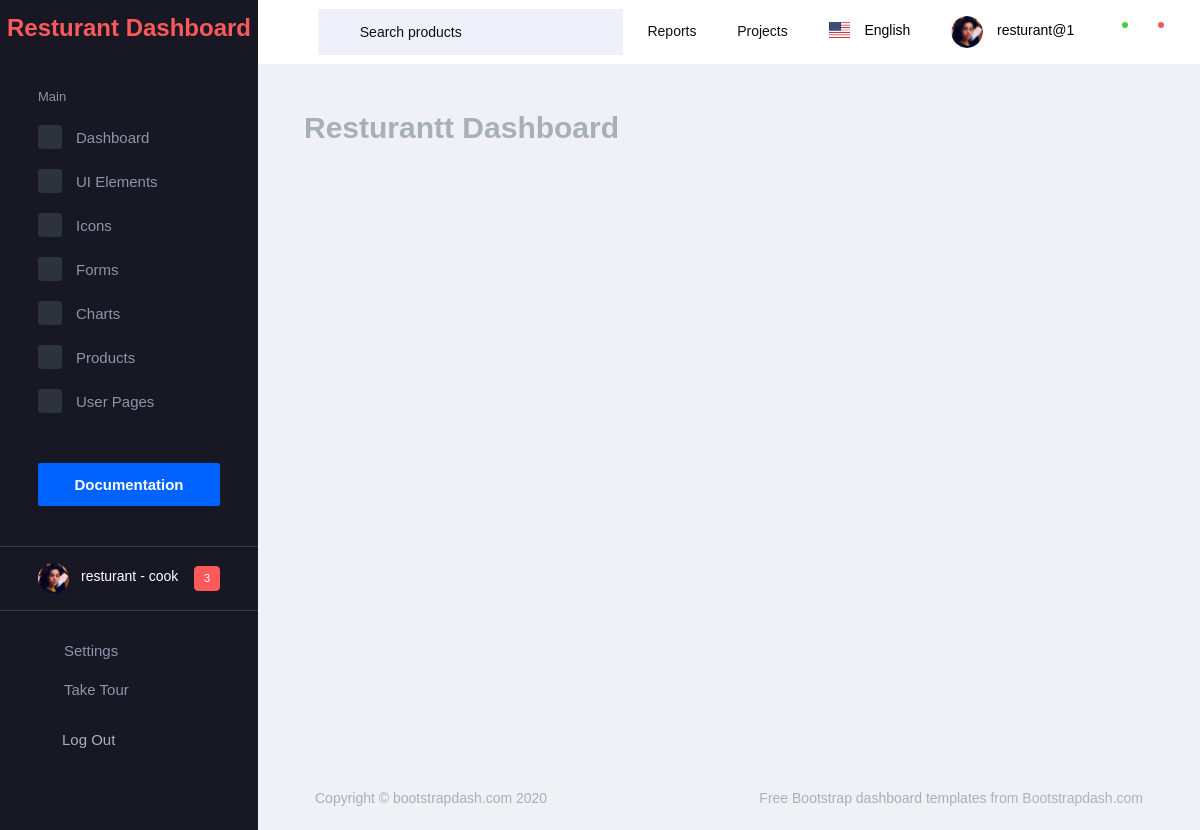
Screenshot of /resturant/dashboard/ (signed in) with the database file from the repository.
### user/models.py (models this page shows, shortened)
class CustomUser(AbstractBaseUser, PermissionsMixin):
    first_name = models.CharField(_("first name"), max_length=50)
    last_name = models.CharField(_("last name"), max_length=50)
    username = models.CharField(_("user name"), unique=True, max_length=50)
    email = models.EmailField(_("email address"), unique=True)
    is_staff = models.BooleanField(default=False)
    is_manager = models.BooleanField(default=False)
    is_resturant = models.BooleanField(default=False)
    is_deliverer = models.BooleanField(default=False)
    is_customer = models.BooleanField(default=False)
    is_active = models.BooleanField(default=True)
    date_joined = models.DateTimeField(default=timezone.now)
    USERNAME_FIELD = "username"
    REQUIRED_FIELDS = [
        "first_name",
        "last_name",
        "email",
    ]
    objects = CustomUserManager()
    class Meta:
        app_label = "user"
        db_table = ""
        managed = True
        verbose_name = "System User"
        verbose_name_plural = "All Users"
        order_with_respect_to = "is_staff"

### resturant/views.py (the view)
# urls.py: path('dashboard/', v.dashboard, name='resturant-dashboard'),
@login_required
@resturant_required
def dashboard(request, *args, **kwargs):
    context = {
        'title': 'Resturant Dashboard'
    }
    return render(request, 'resturant/dashboard.html', context)

### templates/resturant/dashboard.html
{% extends "base2.html" %} {% block main_content %}
<h1>Resturantt Dashboard</h1>
{% endblock main_content %}

### templates/base2.html (shortened to what this page needs)
{% load static %} {% load active_link_tags %}
<!DOCTYPE html>
<html lang="en">
  <head>
    <link
      rel="stylesheet"
      href="{% static 'dashboard/assets/vendors/mdi/css/materialdesignicons.min.css' %}"
    />
    <link
      rel="stylesheet"
      href="{% static 'dashboard/assets/vendors/flag-icon-css/css/flag-icon.min.css' %}"
    />
    <link
      rel="stylesheet"
      href="{% static 'dashboard/assets/vendors/css/vendor.bundle.base.css' %}"
    />
    <link
      rel="stylesheet"
      href="{% static 'dashboard/assets/vendors/font-awesome/css/font-awesome.min.css' %}"
    />
    <link
      rel="stylesheet"
      href="{% static 'dashboard/assets/vendors/bootstrap-datepicker/bootstrap-datepicker.min.css' %}"
    />
    <link
      rel="stylesheet"
      href="{% static 'dashboard/assets/css/style.css' %}"
    />
  </head>
  <body>
    <div class="container-scroller">
      <nav
        class="navbar default-layout-navbar col-lg-12 col-12 p-0 fixed-top d-flex flex-row"
      >
        <div
          class="text-center navbar-brand-wrapper d-flex align-items-center justify-content-center"
        >
          <a
            class="navbar-brand brand-logo"
            {% if request.user.is_resturant %}
            href="{% url 'resturant-dashboard' %}"
            {% else %}
            href="{% url 'manager-dashboard' %}"
            {% endif %}
            ><h2 class="text-danger">{{ title }}</h2></a
          >
        </div>
        <div class="navbar-menu-wrapper d-flex align-items-stretch">
          <button
            class="navbar-toggler navbar-toggler align-self-center"
            type="button"
            data-toggle="minimize"
          >
            <span class="mdi mdi-menu"></span>
          </button>
          <div class="search-field d-none d-xl-block">
            <form class="d-flex align-items-center h-100" action="#">
              <div class="input-group">
                <div class="input-group-prepend bg-transparent">
                  <i class="input-group-text border-0 mdi mdi-magnify"></i>
                </div>
                <input
                  type="text"
                  class="form-control bg-transparent border-0"
                  placeholder="Search products"
                />
              </div>
            </form>
          </div>
          <ul class="navbar-nav navbar-nav-right">
            <li class="nav-item dropdown d-none d-md-block">
              <a
                class="nav-link dropdown-toggle"
                id="reportDropdown"
                href="#"
                data-toggle="dropdown"
                aria-expanded="false"
              >
                Reports
              </a>
            </li>
            <li class="nav-item dropdown d-none d-md-block">
              <a
                class="nav-link dropdown-toggle"
                id="projectDropdown"
                href="#"
                data-toggle="dropdown"
                aria-expanded="false"
              >
                Projects
              </a>
            </li>
            <li class="nav-item nav-language dropdown d-none d-md-block">
              <a
                class="nav-link dropdown-toggle"
                id="languageDropdown"
                href="#"
                data-toggle="dropdown"
                aria-expanded="false"
              >
                <div class="nav-language-icon">
                  <i class="flag-icon flag-icon-us" title="us" id="us"></i>
                </div>
                <div class="nav-language-text">
                  <p class="mb-1 text-black">English</p>
                </div>
              </a>
            </li>
            <li class="nav-item nav-profile dropdown">
              <a
                class="nav-link dropdown-toggle"
                id="profileDropdown"
                href="#"
                data-toggle="dropdown"
                aria-expanded="false"
              >
                <div class="nav-profile-img">
                  <img
                    src="{% static 'dashboard/assets/images/faces/face28.png' %}"
                    alt="image"
                  />
                </div>
                <div class="nav-profile-text">
                  <p class="mb-1 text-black">{{ request.user.username }}</p>
                </div>
              </a>
            </li>
            <li class="nav-item dropdown">
              <a
                class="nav-link count-indicator dropdown-toggle"
                id="messageDropdown"
                href="#"
                data-toggle="dropdown"
                aria-expanded="false"
              >
                <i class="mdi mdi-email-outline"></i>
                <span class="count-symbol bg-success"></span>
              </a>
            </li>
            <li class="nav-item dropdown">
              <a
                class="nav-link count-indicator dropdown-toggle"
                id="notificationDropdown"
                href="#"
                data-toggle="dropdown"
              >
                <i class="mdi mdi-bell-outline"></i>
                <span class="count-symbol bg-danger"></span>
              </a>
            </li>
          </ul>
        </div>
      </nav>
      <div class="container-fluid page-body-wrapper">
        <nav class="sidebar sidebar-offcanvas" id="sidebar">
          <ul class="nav">
            <li class="nav-item nav-category">Main</li>
            <li class="nav-item">
              <a class="nav-link" href="{% url 'resturant-dashboard' %}">
                <span class="icon-bg"
                  ><i class="mdi mdi-cube menu-icon"></i
                ></span>
                <span class="menu-title">Dashboard</span>
              </a>
            </li>
            <li class="nav-item">
              <a
                class="nav-link"
                data-toggle="collapse"
                href="#ui-basic"
                aria-expanded="false"
                aria-controls="ui-basic"
              >
                <span class="icon-bg"
                  ><i class="mdi mdi-crosshairs-gps menu-icon"></i
                ></span>
                <span class="menu-title">UI Elements</span>
                <i class="menu-arrow"></i>
              </a>
            </li>
            <li class="nav-item">
              <a class="nav-link" href="pages/icons/mdi.html">
                <span class="icon-bg"
                  ><i class="mdi mdi-contacts menu-icon"></i
                ></span>
                <span class="menu-title">Icons</span>
              </a>
            </li>
            <li class="nav-item">
              <a class="nav-link" href="pages/forms/basic_elements.html">
                <span class="icon-bg"
                  ><i class="mdi mdi-format-list-bulleted menu-icon"></i
                ></span>
                <span class="menu-title">Forms</span>
              </a>
            </li>
            <li class="nav-item">
              <a class="nav-link" href="pages/charts/chartjs.html">
                <span class="icon-bg"
                  ><i class="mdi mdi-chart-bar menu-icon"></i
                ></span>
                <span class="menu-title">Charts</span>
              </a>
            </li>
            <li class="nav-item">
              <a class="nav-link" href="{% url 'products_list' %}">
                <span class="icon-bg"
                  ><i class="mdi mdi-table-large menu-icon"></i
                ></span>
                <span class="menu-title">Products</span>
              </a>
            </li>
            <li class="nav-item">
              <a
                class="nav-link"
                data-toggle="collapse"
                href="#auth"
                aria-expanded="false"
                aria-controls="auth"
              >
                <span class="icon-bg"
                  ><i class="mdi mdi-lock menu-icon"></i
                ></span>
                <span class="menu-title">User Pages</span>
                <i class="menu-arrow"></i>
              </a>
            </li>
            <li class="nav-item documentation-link">
              <a
                class="nav-link"
                href="http://www.bootstrapdash.com/demo/connect-plus-free/jquery/documentation/documentation.html"
                target="_blank"
              >
                <span class="menu-title">Documentation</span>
              </a>
            </li>
            <li class="nav-item sidebar-user-actions">
              <div class="user-details">
                <div class="d-flex justify-content-between align-items-center">
                  <div>
                    <div class="d-flex align-items-center">
                      <div class="sidebar-profile-img">
                        <img
                          src="{% static 'dashboard/assets/images/faces/face28.png' %}"
                          alt="image"
                        />
                      </div>
                      <div class="sidebar-profile-text">
                        <p class="mb-1">{{ request.user.first_name }} - {{ request.user.last_name }}</p>
                      </div>
                    </div>
                  </div>
                  <div class="badge badge-danger">3</div>
                </div>
              </div>
            </li>
            <li class="nav-item sidebar-user-actions">
              <div class="sidebar-user-menu">
                <a href="#" class="nav-link"
                  ><i class="mdi mdi-settings menu-icon"></i>
                  <span class="menu-title">Settings</span>
                </a>
              </div>
            </li>
            <li class="nav-item sidebar-user-actions">
              <div class="sidebar-user-menu">
                <a href="#" class="nav-link"
                  ><i class="mdi mdi-speedometer menu-icon"></i>
                  <span class="menu-title">Take Tour</span></a
                >
              </div>
            </li>
            <li class="nav-item sidebar-user-actions">
              <div class="sidebar-user-menu">
                <a class="nav-link">
                  <form method="post" action="{% url 'logout' %}">
                    <button
                      class="dropdown-item py-1 d-flex align-items-center justify-content-between"
                      type="submit"
                    >
                      <span>Log Out</span>
                      <i class="mdi mdi-logout ml-1"></i>
                    </button>
                  </form>
                </a>
              </div>
            </li>
          </ul>
        </nav>
        <div class="main-panel">
          <div class="content-wrapper">
            {% block main_content %} replace me!!! {% endblock main_content %}
          </div>
          <footer class="footer">
            <div class="footer-inner-wraper">
              <div
                class="d-sm-flex justify-content-center justify-content-sm-between"
              >
                <span
                  class="text-muted d-block text-center text-sm-left d-sm-inline-block"
                  >Copyright © bootstrapdash.com 2020</span
                >
                <span
                  class="float-none float-sm-right d-block mt-1 mt-sm-0 text-center"
                >
                  Free
                  <a href="https://www.bootstrapdash.com/" target="_blank"
                    >Bootstrap dashboard templates</a
                  >
                  from Bootstrapdash.com</span
                >
              </div>
            </div>
          </footer>
        </div>
      </div>
    </div>
  </body>
</html>

### rows the page displays
CustomUser: user.username "resturant@1", user.first_name "resturant", user.last_name "cook"

### other values shown
{{ title }} "Resturant Dashboard"
